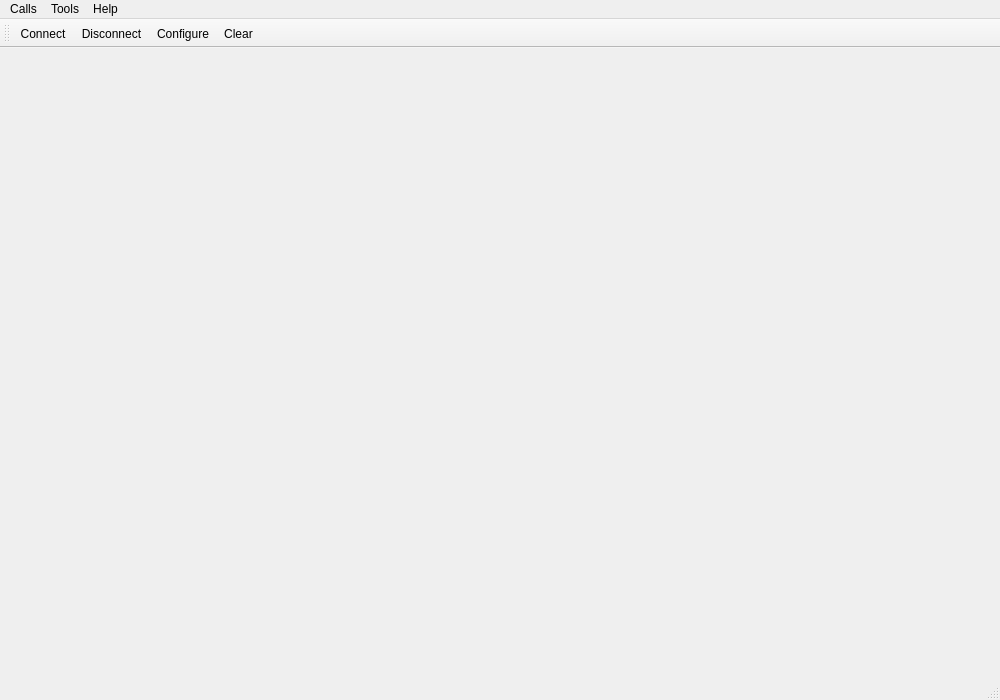
<?xml version="1.0" encoding="UTF-8"?>
<ui version="4.0">
 <class>MainWindow</class>
 <widget class="QMainWindow" name="MainWindow">
  <property name="geometry">
   <rect>
    <x>0</x>
    <y>0</y>
    <width>1000</width>
    <height>700</height>
   </rect>
  </property>
  <property name="minimumSize">
   <size>
    <width>1000</width>
    <height>700</height>
   </size>
  </property>
  <property name="windowTitle">
   <string>Simple Terminal</string>
  </property>
  <widget class="QWidget" name="centralWidget">
   <layout class="QVBoxLayout" name="verticalLayout"/>
  </widget>
  <widget class="QMenuBar" name="menuBar">
   <property name="geometry">
    <rect>
     <x>0</x>
     <y>0</y>
     <width>1000</width>
     <height>25</height>
    </rect>
   </property>
   <widget class="QMenu" name="menuCalls">
    <property name="title">
     <string>Calls</string>
    </property>
    <addaction name="actionConnect"/>
    <addaction name="actionDisconnect"/>
    <addaction name="separator"/>
    <addaction name="actionQuit"/>
   </widget>
   <widget class="QMenu" name="menuTools">
    <property name="title">
     <string>Tools</string>
    </property>
    <addaction name="actionConfigure"/>
    <addaction name="actionClear"/>
   </widget>
   <widget class="QMenu" name="menuHelp">
    <property name="title">
     <string>Help</string>
    </property>
    <addaction name="actionAbout"/>
    <addaction name="actionAboutQt"/>
   </widget>
   <addaction name="menuCalls"/>
   <addaction name="menuTools"/>
   <addaction name="menuHelp"/>
  </widget>
  <widget class="QToolBar" name="mainToolBar">
   <attribute name="toolBarArea">
    <enum>TopToolBarArea</enum>
   </attribute>
   <attribute name="toolBarBreak">
    <bool>false</bool>
   </attribute>
   <addaction name="actionConnect"/>
   <addaction name="actionDisconnect"/>
   <addaction name="actionConfigure"/>
   <addaction name="actionClear"/>
  </widget>
  <widget class="QStatusBar" name="statusBar"/>
  <action name="actionAbout">
   <property name="text">
    <string>&amp;About</string>
   </property>
   <property name="toolTip">
    <string>About program</string>
   </property>
   <property name="shortcut">
    <string>Alt+A</string>
   </property>
  </action>
  <action name="actionAboutQt">
   <property name="text">
    <string>About Qt</string>
   </property>
  </action>
  <action name="actionConnect">
   <property name="icon">
    <iconset resource="terminal.qrc">
     <normaloff>:/images/connect.png</normaloff>:/images/connect.png</iconset>
   </property>
   <property name="text">
    <string>C&amp;onnect</string>
   </property>
   <property name="toolTip">
    <string>Connect to serial port</string>
   </property>
   <property name="shortcut">
    <string>Ctrl+O</string>
   </property>
  </action>
  <action name="actionDisconnect">
   <property name="icon">
    <iconset resource="terminal.qrc">
     <normaloff>:/images/disconnect.png</normaloff>:/images/disconnect.png</iconset>
   </property>
   <property name="text">
    <string>&amp;Disconnect</string>
   </property>
   <property name="toolTip">
    <string>Disconnect from serial port</string>
   </property>
   <property name="shortcut">
    <string>Ctrl+D</string>
   </property>
  </action>
  <action name="actionConfigure">
   <property name="icon">
    <iconset resource="terminal.qrc">
     <normaloff>:/images/settings.png</normaloff>:/images/settings.png</iconset>
   </property>
   <property name="text">
    <string>&amp;Configure</string>
   </property>
   <property name="toolTip">
    <string>Configure serial port</string>
   </property>
   <property name="shortcut">
    <string>Alt+C</string>
   </property>
  </action>
  <action name="actionClear">
   <property name="icon">
    <iconset resource="terminal.qrc">
     <normaloff>:/images/clear.png</normaloff>:/images/clear.png</iconset>
   </property>
   <property name="text">
    <string>C&amp;lear</string>
   </property>
   <property name="toolTip">
    <string>Clear data</string>
   </property>
   <property name="shortcut">
    <string>Alt+L</string>
   </property>
  </action>
  <action name="actionQuit">
   <property name="icon">
    <iconset resource="terminal.qrc">
     <normaloff>:/images/application-exit.png</normaloff>:/images/application-exit.png</iconset>
   </property>
   <property name="text">
    <string>&amp;Quit</string>
   </property>
   <property name="shortcut">
    <string>Ctrl+Q</string>
   </property>
  </action>
 </widget>
 <layoutdefault spacing="6" margin="11"/>
 <resources>
  <include location="terminal.qrc"/>
 </resources>
 <connections/>
</ui>
